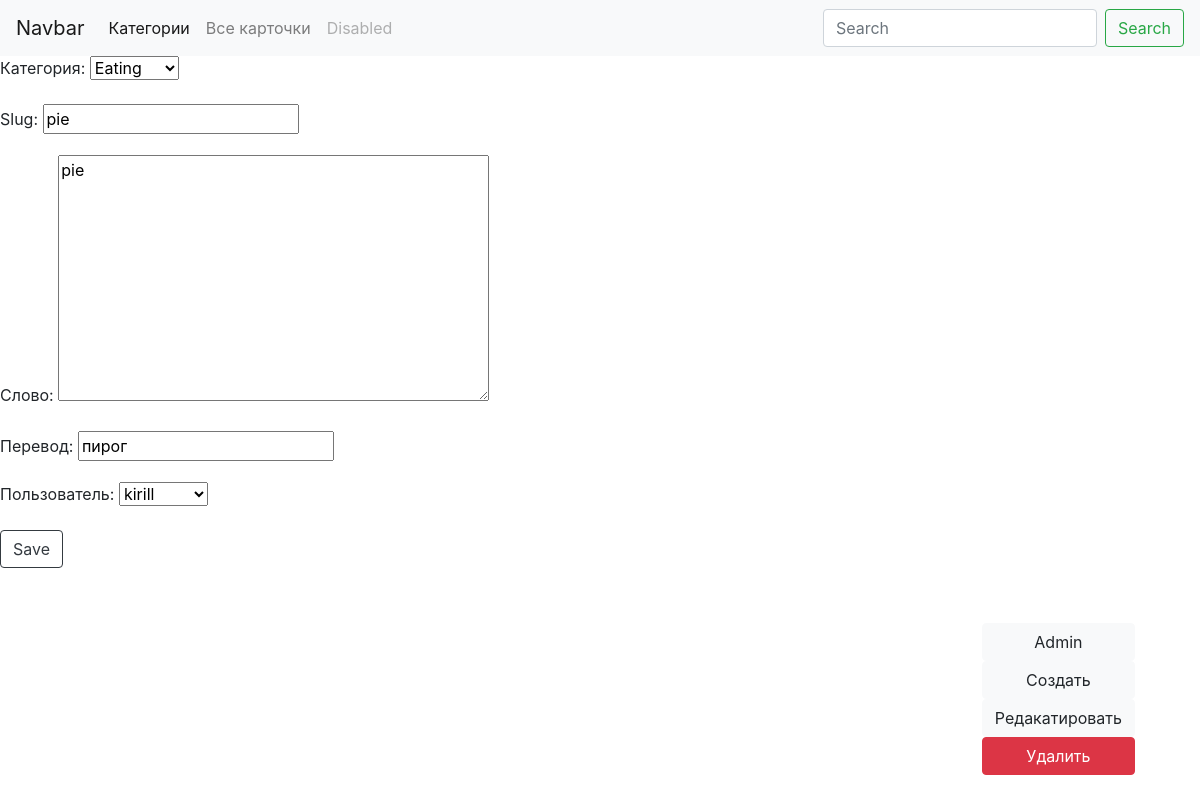
The app's page /card/pie/edit (signed in) with its own data.
### card/models.py (models this page shows, shortened)
class Cards(models.Model):
    class Meta:
        verbose_name = "Карточка"
        verbose_name_plural = "Карточки"
        ordering = ['text']
    category = models.ForeignKey(Category, on_delete=models.CASCADE,verbose_name="Категория")
    slug = models.SlugField(max_length=250, unique=True, )
    user = models.ForeignKey(settings.AUTH_USER_MODEL, on_delete=models.CASCADE, verbose_name="Пользователь")
    text = models.TextField(max_length=100, verbose_name="Слово")
    translate = models.CharField(max_length=100, verbose_name="Перевод")
    card_count = models.PositiveIntegerField(default=0, verbose_name="Кол-во карточек")

### card/views.py (the view)
# urls.py: path('card/<str:slug>/edit', card_edit, name='card_edit'),
def card_edit(request, slug):
    card = get_object_or_404(Cards, slug=slug)
    if request.method == 'POST':
        form = CardForm(request.POST, instance=card)
        if form.is_valid():
           card = form.save(commit=False)
           card.user = request.user
           card.save()
        return redirect('card_detail', slug=card.slug)
    else:
        form = CardForm(instance=card)
    return render(request, 'card/card_edit.html', context={'form': form, })

### card/forms.py
class CardForm(forms.ModelForm):
    class Meta:
        model = Cards
        fields = ('category', 'slug', 'text', 'translate', 'user', )

### card/models.py (called while the page is built)
    def __str__(self):
        return self.title

### card/templates/card/card_edit.html (shortened to what this page needs)
{% extends 'card/base_card.html' %}
{% block content %}
    <form method="POST" class="form-group">
        {{ form.as_p }}
        <button type="submit" class="btn btn-outline-dark">Save</button>
    </form>
{% endblock %}

### records on screen
Cards: category "Eating", slug "pie", text "pie", translate "пирог", user "kirill"
